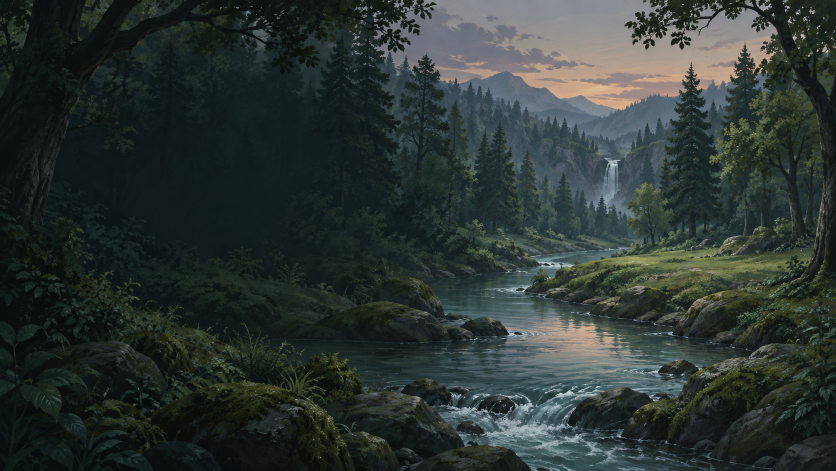
#> input picture frontend/assets/forest2d-source/hero.png, 1672 x 941 px (shown at 1/2 size); its folder holds 4 pictures in this run
$ python export-living-sky-masks.py
#> lines starting #> are read from the running program, lines starting #| are printed output that depends on the picture
"""Author transparent sky windows against the existing registered forest plates.

The envelope points are intentionally conservative. Pixel classification preserves
most treeline/branch silhouettes; the original source never gets overwritten.
"""

from pathlib import Path
from PIL import Image, ImageFilter

ROOT = Path(__file__).resolve().parents[1]
SOURCE = ROOT / "assets" / "forest2d-source"
OUTPUT = ROOT / "public" / "assets" / "forest2d"

# Normalized upper-sky envelopes, traced on the shared 1672 × 941 source canvas.
PROFILES = {
    "hero": [(0.31, 0), (0.40, .10), (.50, .20), (.61, .28), (.72, .31), (.83, .30), (1, .24)],
    "ai": [(.42, 0), (.48, .10), (.59, .22), (.71, .30), (.84, .34), (1, .31)],
    "rooms": [(.53, 0), (.60, .11), (.71, .25), (.81, .30), (1, .28)],
    "scenarios": [(.19, 0), (.30, .14), (.43, .25), (.56, .30), (.66, .27), (.76, 0)],
    "learning": [(.18, 0), (.31, .17), (.47, .28), (.58, .35), (.67, .36), (.77, .32), (.88, .12)],
    "history": [(.39, 0), (.49, .15), (.60, .27), (.72, .32), (.84, .31), (1, .25)],
    "friends": [(0, .10), (.12, .20), (.27, .29), (.40, .35), (.52, .36), (.59, .28), (.65, 0)],
    "profile": [(.44, 0), (.52, .13), (.64, .27), (.76, .32), (.89, .31), (1, .24)],
}
MOBILE_FOCAL = {"hero": .73, "ai": .70, "rooms": .52, "scenarios": .36,
                "learning": .65, "history": .66, "friends": .34, "profile": .59}


def envelope_at(x, points):
    if x < points[0][0] or x > points[-1][0]:
        return -1
    for (left, top), (right, bottom) in zip(points, points[1:]):
        if left <= x <= right:
            amount = (x - left) / max(1e-8, right - left)
            return top * (1 - amount) + bottom * amount
    return -1


def export(scene, profile):
#> called with scene = 'hero'
    image = Image.open(SOURCE / f"{scene}.png").convert("RGB")
#> image is the input picture: PIL image 1672x941 RGB; mean R, G, B 45.5, 54.6, 51.3
    width, height = image.size
#> width = 1672; height = 941
    alpha = Image.new("L", image.size)
#> alpha: PIL image 1672x941 L; every value is 0
    pixels = image.load()
    mask = alpha.load()
    for x in range(width):
        bottom = int(envelope_at(x / width, profile) * height)
        for y in range(max(0, bottom)):
            red, green, blue = pixels[x, y]
            luminance = red * .24 + green * .56 + blue * .20
            # Green leaves and dark trunks stay as natural occluders.
            if blue < green * .70 or red < green * .72:
                continue
            edge = min(1.0, (bottom - y) / 11)
            mask[x, y] = round(min(255, max(0, (luminance - 77) * 5)) * edge)
    alpha = alpha.filter(ImageFilter.GaussianBlur(.65))
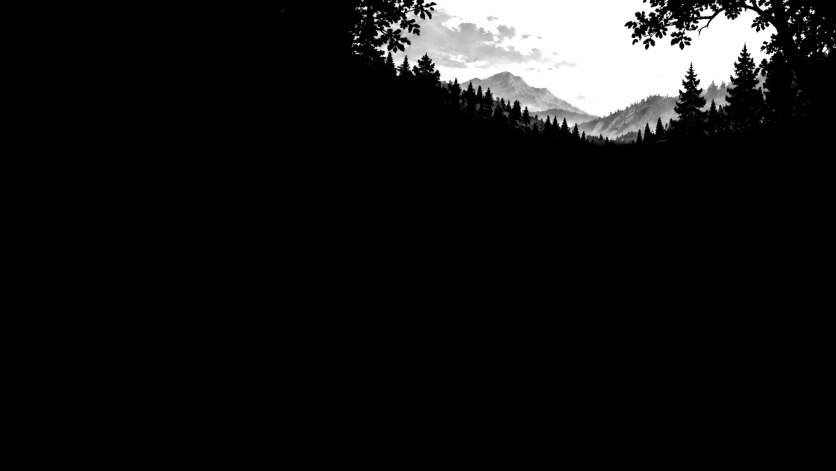
#> alpha: PIL image 1672x941 L (shown at 1/2 size); min 0, max 255, mean 20.8
    result = Image.new("RGBA", image.size, (0, 0, 0, 0))
#> result: PIL image 1672x941 RGBA; every value is 0
    result.putalpha(alpha)
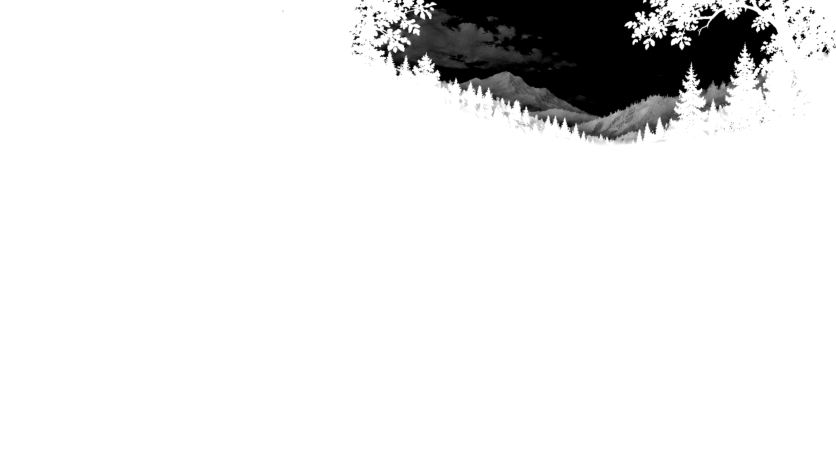
#> result: PIL image 1672x941 RGBA (shown at 1/2 size); mean R, G, B, A 0, 0, 0, 20.8; transparent parts drawn white
    target = OUTPUT / f"sky-mask-{scene}.png"
    result.save(target, optimize=True)
#> (the run stopped early here; a loop or call above may not have finished)
